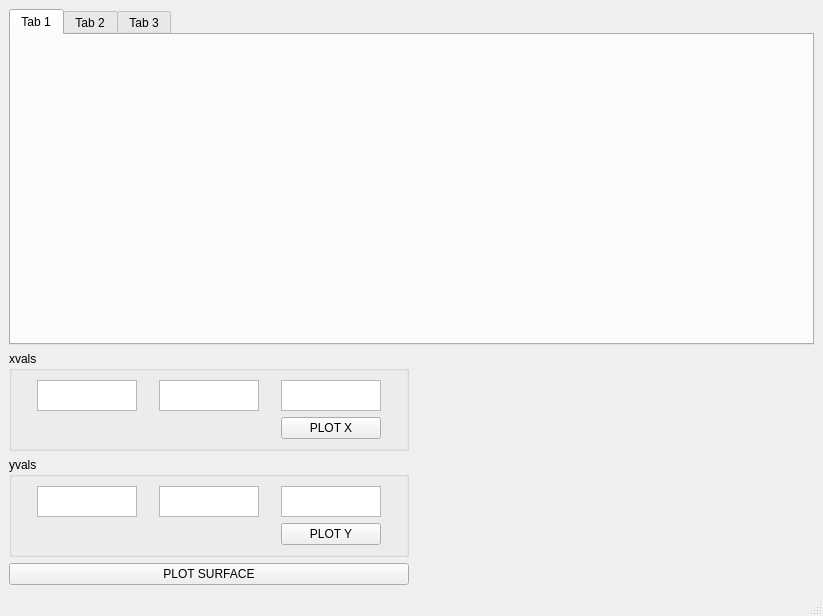
<?xml version="1.0" encoding="UTF-8"?>
<ui version="4.0">
 <class>MainWindow</class>
 <widget class="QMainWindow" name="MainWindow">
  <property name="geometry">
   <rect>
    <x>0</x>
    <y>0</y>
    <width>823</width>
    <height>616</height>
   </rect>
  </property>
  <property name="windowTitle">
   <string>MainWindow</string>
  </property>
  <widget class="QWidget" name="centralwidget">
   <layout class="QGridLayout" name="gridLayout_4">
    <item row="0" column="0">
     <widget class="QTabWidget" name="tabWidget">
      <property name="currentIndex">
       <number>0</number>
      </property>
      <widget class="QWidget" name="tab">
       <attribute name="title">
        <string>Tab 1</string>
       </attribute>
       <layout class="QGridLayout" name="gridLayout_6">
        <item row="0" column="0">
         <widget class="QWidget" name="mplwindow_1" native="true">
          <property name="sizePolicy">
           <sizepolicy hsizetype="Maximum" vsizetype="Maximum">
            <horstretch>0</horstretch>
            <verstretch>0</verstretch>
           </sizepolicy>
          </property>
          <property name="maximumSize">
           <size>
            <width>800</width>
            <height>600</height>
           </size>
          </property>
          <layout class="QVBoxLayout" name="mplvl_1"/>
         </widget>
        </item>
       </layout>
      </widget>
      <widget class="QWidget" name="tab_2">
       <attribute name="title">
        <string>Tab 2</string>
       </attribute>
       <layout class="QGridLayout" name="gridLayout_5">
        <item row="0" column="0">
         <widget class="QWidget" name="mplwindow_2" native="true">
          <property name="sizePolicy">
           <sizepolicy hsizetype="Maximum" vsizetype="Maximum">
            <horstretch>0</horstretch>
            <verstretch>0</verstretch>
           </sizepolicy>
          </property>
          <property name="maximumSize">
           <size>
            <width>800</width>
            <height>600</height>
           </size>
          </property>
          <layout class="QVBoxLayout" name="mplvl_2"/>
         </widget>
        </item>
       </layout>
      </widget>
      <widget class="QWidget" name="tab_3">
       <attribute name="title">
        <string>Tab 3</string>
       </attribute>
       <layout class="QGridLayout" name="gridLayout">
        <item row="0" column="0">
         <widget class="QWidget" name="mplwindow_3" native="true">
          <property name="sizePolicy">
           <sizepolicy hsizetype="Maximum" vsizetype="Maximum">
            <horstretch>0</horstretch>
            <verstretch>0</verstretch>
           </sizepolicy>
          </property>
          <property name="maximumSize">
           <size>
            <width>800</width>
            <height>600</height>
           </size>
          </property>
          <layout class="QVBoxLayout" name="mplvl_3"/>
         </widget>
        </item>
       </layout>
      </widget>
     </widget>
    </item>
    <item row="1" column="0">
     <widget class="QGroupBox" name="groupBox_2">
      <property name="maximumSize">
       <size>
        <width>400</width>
        <height>100</height>
       </size>
      </property>
      <property name="title">
       <string>xvals</string>
      </property>
      <layout class="QGridLayout" name="gridLayout_2">
       <item row="0" column="0">
        <widget class="QTextEdit" name="xstart">
         <property name="maximumSize">
          <size>
           <width>100</width>
           <height>50</height>
          </size>
         </property>
        </widget>
       </item>
       <item row="0" column="2">
        <widget class="QTextEdit" name="xstop">
         <property name="maximumSize">
          <size>
           <width>100</width>
           <height>50</height>
          </size>
         </property>
        </widget>
       </item>
       <item row="0" column="3">
        <widget class="QTextEdit" name="xstep">
         <property name="maximumSize">
          <size>
           <width>100</width>
           <height>50</height>
          </size>
         </property>
        </widget>
       </item>
       <item row="1" column="3">
        <widget class="QPushButton" name="plotx">
         <property name="text">
          <string>PLOT X</string>
         </property>
        </widget>
       </item>
      </layout>
     </widget>
    </item>
    <item row="2" column="0">
     <widget class="QGroupBox" name="groupBox_3">
      <property name="maximumSize">
       <size>
        <width>400</width>
        <height>100</height>
       </size>
      </property>
      <property name="title">
       <string>yvals</string>
      </property>
      <layout class="QGridLayout" name="gridLayout_3">
       <item row="0" column="0">
        <widget class="QTextEdit" name="ystart">
         <property name="maximumSize">
          <size>
           <width>100</width>
           <height>50</height>
          </size>
         </property>
        </widget>
       </item>
       <item row="0" column="2">
        <widget class="QTextEdit" name="ystop">
         <property name="maximumSize">
          <size>
           <width>100</width>
           <height>50</height>
          </size>
         </property>
        </widget>
       </item>
       <item row="0" column="3">
        <widget class="QTextEdit" name="ystep">
         <property name="maximumSize">
          <size>
           <width>100</width>
           <height>50</height>
          </size>
         </property>
        </widget>
       </item>
       <item row="1" column="3">
        <widget class="QPushButton" name="ploty">
         <property name="text">
          <string>PLOT Y</string>
         </property>
        </widget>
       </item>
      </layout>
     </widget>
    </item>
    <item row="3" column="0">
     <widget class="QPushButton" name="plotsurf">
      <property name="maximumSize">
       <size>
        <width>400</width>
        <height>16777215</height>
       </size>
      </property>
      <property name="text">
       <string>PLOT SURFACE</string>
      </property>
     </widget>
    </item>
   </layout>
  </widget>
  <widget class="QMenuBar" name="menubar">
   <property name="geometry">
    <rect>
     <x>0</x>
     <y>0</y>
     <width>823</width>
     <height>26</height>
    </rect>
   </property>
  </widget>
  <widget class="QStatusBar" name="statusbar"/>
 </widget>
 <resources/>
 <connections/>
</ui>
